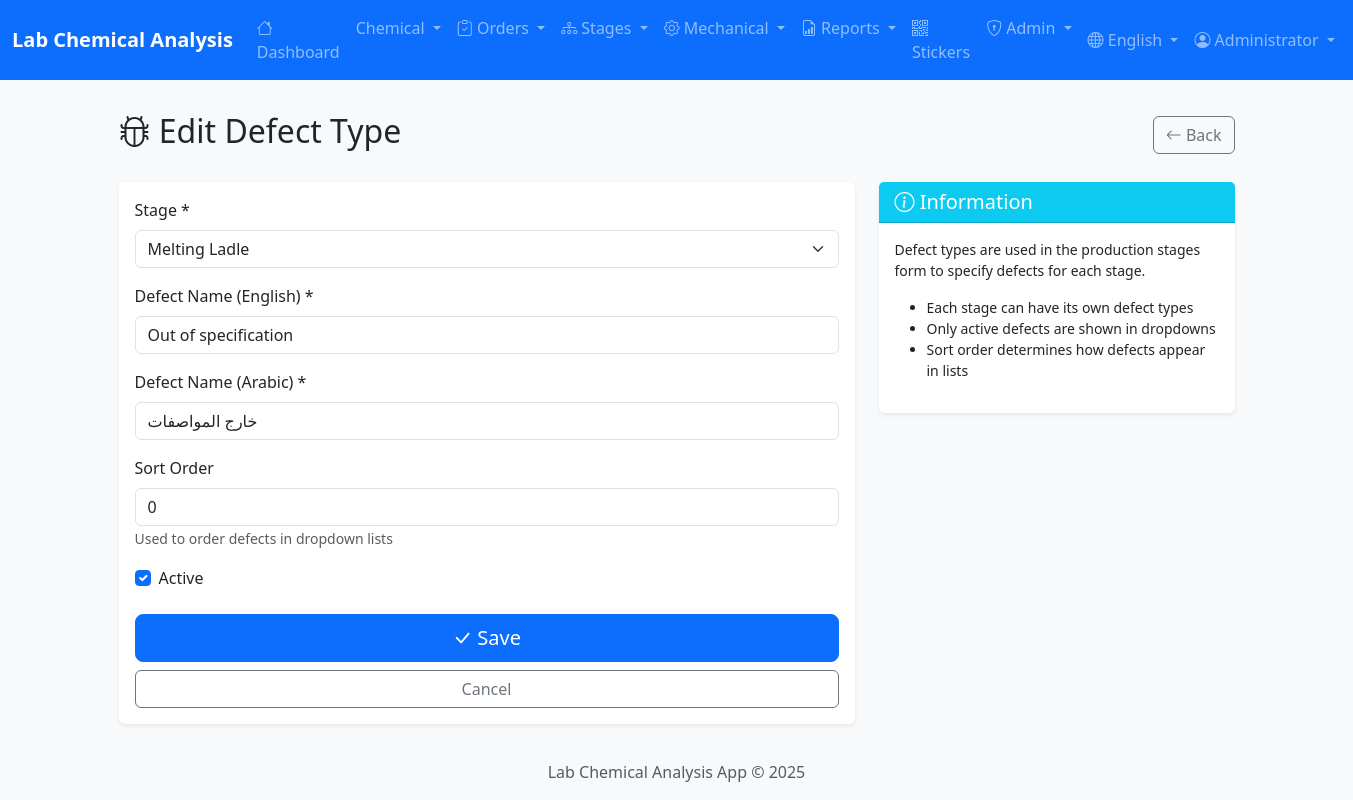
The page /admin/defect-types/1/edit (signed in) on the database its author committed.
### app/models/user.py (models this page shows, shortened)
class User(UserMixin, db.Model):
    __tablename__ = 'users'
    id = db.Column(db.Integer, primary_key=True)
    username = db.Column(db.String(50), unique=True, nullable=False, index=True)
    password_hash = db.Column(db.String(255), nullable=False)
    full_name = db.Column(db.String(100))
    full_name_ar = db.Column(db.String(100))  # Arabic name
    email = db.Column(db.String(120), unique=True)
    role = db.Column(db.String(20), nullable=False, default='viewer')
    department = db.Column(db.String(50))  # Lab, Production, QC
    is_active = db.Column(db.Boolean, default=True)
    last_login = db.Column(db.DateTime)
    created_at = db.Column(db.DateTime, default=datetime.utcnow)
    updated_at = db.Column(db.DateTime, default=datetime.utcnow, onupdate=datetime.utcnow)
    ROLE_ADMIN = 'admin'
    ROLE_SUPERVISOR = 'supervisor'
    ROLE_OPERATOR = 'operator'
    ROLE_VIEWER = 'viewer'
    ROLES = [ROLE_ADMIN, ROLE_SUPERVISOR, ROLE_OPERATOR, ROLE_VIEWER]
    DEPT_LAB = 'Lab'
    DEPT_PRODUCTION = 'Production'
    DEPT_QC = 'QC'
    DEPT_ADMIN = 'Admin'
    DEPARTMENTS = [DEPT_LAB, DEPT_PRODUCTION, DEPT_QC, DEPT_ADMIN]
    @property
    def is_admin(self):
        return self.role == self.ROLE_ADMIN

### app/models/stage_defect_type.py (models this page shows, shortened)
class StageDefectType(db.Model):
    __tablename__ = 'stage_defect_types'
    id = db.Column(db.Integer, primary_key=True)
    stage_name = db.Column(db.String(50), nullable=False, index=True)
    defect_name_en = db.Column(db.String(100), nullable=False)
    defect_name_ar = db.Column(db.String(100), nullable=False)
    is_active = db.Column(db.Boolean, default=True)
    sort_order = db.Column(db.Integer, default=0)
    created_at = db.Column(db.DateTime, default=datetime.utcnow)
    updated_at = db.Column(db.DateTime, default=datetime.utcnow, onupdate=datetime.utcnow)

### app/routes/admin.py (the view, shortened to what this page needs)
@admin_bp.route('/defect-types/<int:id>/edit', methods=['GET', 'POST'])
@login_required
@admin_required
def edit_defect_type(id):
    defect_type = StageDefectType.query.get_or_404(id)
    stages = Pipe.STAGES
    return render_template('admin/defect_type_form.html',
                          defect_type=defect_type,
                          stages=stages)

### app/__init__.py (called while the page is built)
def get_locale():
    locale = request.cookies.get('locale')
    if locale in ['ar', 'en']:
        return locale
    return request.accept_languages.best_match(['ar', 'en']) or 'en'

### app/routes/admin.py (called while the page is built)
def admin_required(f):
    @wraps(f)
    def decorated_function(*args, **kwargs):
        if not current_user.is_authenticated or not current_user.is_admin:
            flash('Access denied. Admin privileges required.', 'error')
            return redirect(url_for('main.index'))
        return f(*args, **kwargs)
    return decorated_function

### app/templates/admin/defect_type_form.html (shortened to what this page needs)
{% extends 'base.html' %}
{% block content %}
<div class="container">
    <div class="d-flex justify-content-between align-items-center mb-4">
        <h2>
            <i class="bi bi-bug"></i>
            {% if defect_type %}
                {{ 'تعديل نوع العيب' if session.get('lang') == 'ar' else 'Edit Defect Type' }}
            {% else %}
                {{ 'إضافة نوع عيب جديد' if session.get('lang') == 'ar' else 'Add New Defect Type' }}
            {% endif %}
        </h2>
        <a href="{{ url_for('admin.defect_types') }}" class="btn btn-outline-secondary">
            <i class="bi bi-arrow-left"></i>
            {{ 'رجوع' if session.get('lang') == 'ar' else 'Back' }}
        </a>
    </div>
    <div class="row">
        <div class="col-lg-8">
            <div class="card border-0 shadow-sm">
                <div class="card-body">
                    <form method="POST">
                        <div class="mb-3">
                            <label class="form-label">{{ 'المرحلة' if session.get('lang') == 'ar' else 'Stage' }} *</label>
                            <select name="stage_name" class="form-select" required>
                                {% for stage in stages %}
                                <option value="{{ stage }}" {{ 'selected' if defect_type and defect_type.stage_name == stage }}>
                                    {{ stage }}
                                </option>
                                {% endfor %}
                            </select>
                        </div>
                        <div class="mb-3">
                            <label class="form-label">{{ 'اسم العيب (إنجليزي)' if session.get('lang') == 'ar' else 'Defect Name (English)' }} *</label>
                            <input type="text" name="defect_name_en" class="form-control" required
                                   value="{{ defect_type.defect_name_en if defect_type else '' }}"
                                   placeholder="e.g., Out of specification">
                        </div>
                        <div class="mb-3">
                            <label class="form-label">{{ 'اسم العيب (عربي)' if session.get('lang') == 'ar' else 'Defect Name (Arabic)' }} *</label>
                            <input type="text" name="defect_name_ar" class="form-control" required
                                   value="{{ defect_type.defect_name_ar if defect_type else '' }}"
                                   placeholder="مثلاً: خارج المواصفات">
                        </div>
                        <div class="mb-3">
                            <label class="form-label">{{ 'الترتيب' if session.get('lang') == 'ar' else 'Sort Order' }}</label>
                            <input type="number" name="sort_order" class="form-control" min="0"
                                   value="{{ defect_type.sort_order if defect_type else '0' }}">
                            <small class="text-muted">{{ 'يستخدم لترتيب العيوب في القائمة المنسدلة' if session.get('lang') == 'ar' else 'Used to order defects in dropdown lists' }}</small>
                        </div>
                        <div class="form-check mb-4">
                            <input type="checkbox" name="is_active" class="form-check-input" id="is_active"
                                   {{ 'checked' if not defect_type or defect_type.is_active }}>
                            <label class="form-check-label" for="is_active">
                                {{ 'نشط' if session.get('lang') == 'ar' else 'Active' }}
                            </label>
                        </div>
                        <div class="d-grid gap-2">
                            <button type="submit" class="btn btn-primary btn-lg">
                                <i class="bi bi-check-lg"></i>
                                {{ 'حفظ' if session.get('lang') == 'ar' else 'Save' }}
                            </button>
                            <a href="{{ url_for('admin.defect_types') }}" class="btn btn-outline-secondary">
                                {{ 'إلغاء' if session.get('lang') == 'ar' else 'Cancel' }}
                            </a>
                        </div>
                    </form>
                </div>
            </div>
        </div>
        <div class="col-lg-4">
            <div class="card border-0 shadow-sm">
                <div class="card-header bg-info text-white">
                    <h5 class="mb-0">
                        <i class="bi bi-info-circle"></i>
                        {{ 'معلومات' if session.get('lang') == 'ar' else 'Information' }}
                    </h5>
                </div>
                <div class="card-body">
                    <p class="small">
                        {{ 'أنواع العيوب تُستخدم في نموذج مراحل الإنتاج لتحديد العيوب المحددة لكل مرحلة.' if session.get('lang') == 'ar' else 'Defect types are used in the production stages form to specify defects for each stage.' }}
                    </p>
                    <ul class="small">
                        <li>{{ 'كل مرحلة يمكن أن يكون لها أنواع عيوب خاصة بها' if session.get('lang') == 'ar' else 'Each stage can have its own defect types' }}</li>
                        <li>{{ 'يتم عرض العيوب النشطة فقط في القوائم المنسدلة' if session.get('lang') == 'ar' else 'Only active defects are shown in dropdowns' }}</li>
                        <li>{{ 'يحدد الترتيب كيفية ظهور العيوب في القائمة' if session.get('lang') == 'ar' else 'Sort order determines how defects appear in lists' }}</li>
                    </ul>
                </div>
            </div>
        </div>
    </div>
</div>
{% endblock %}

### app/templates/base.html (shortened to what this page needs)
<!DOCTYPE html>
<html lang="{{ current_locale }}" dir="{{ 'rtl' if current_locale == 'ar' else 'ltr' }}">
<head>
    {% if current_locale == 'ar' %}
    <link href="https://cdn.jsdelivr.net/npm/bootstrap@5.3.2/dist/css/bootstrap.rtl.min.css" rel="stylesheet">
    {% else %}
    <link href="https://cdn.jsdelivr.net/npm/bootstrap@5.3.2/dist/css/bootstrap.min.css" rel="stylesheet">
    {% endif %}
    <link rel="stylesheet" href="https://cdn.jsdelivr.net/npm/bootstrap-icons@1.11.2/font/bootstrap-icons.min.css">
    <link rel="stylesheet" href="{{ url_for('static', filename='css/style.css') }}">
</head>
<body>
    <nav class="navbar navbar-expand-lg navbar-dark bg-primary sticky-top">
        <div class="container-fluid">
            <a class="navbar-brand" href="{{ url_for('main.index') }}">
                {% if current_locale == 'ar' %}
                مختبر التحليل الكيميائي
                {% else %}
                Lab Chemical Analysis
                {% endif %}
            </a>
            <div class="collapse navbar-collapse" id="navbarNav">
                {% if current_user.is_authenticated %}
                <ul class="navbar-nav me-auto">
                    <li class="nav-item">
                        <a class="nav-link" href="{{ url_for('main.index') }}">
                            <i class="bi bi-house"></i>
                            {{ 'الرئيسية' if current_locale == 'ar' else 'Dashboard' }}
                        </a>
                    </li>
                    <li class="nav-item dropdown">
                        <a class="nav-link dropdown-toggle" href="#" data-bs-toggle="dropdown">
                            {{ 'التحليل الكيميائي' if current_locale == 'ar' else 'Chemical' }}
                        </a>
                    </li>
                    <li class="nav-item dropdown">
                        <a class="nav-link dropdown-toggle" href="#" data-bs-toggle="dropdown">
                            <i class="bi bi-clipboard-check"></i>
                            {{ 'أوامر الإنتاج' if current_locale == 'ar' else 'Orders' }}
                        </a>
                    </li>
                    <li class="nav-item dropdown">
                        <a class="nav-link dropdown-toggle" href="#" data-bs-toggle="dropdown">
                            <i class="bi bi-diagram-3"></i>
                            {{ 'مراحل الإنتاج' if current_locale == 'ar' else 'Stages' }}
                        </a>
                    </li>
                    <li class="nav-item dropdown">
                        <a class="nav-link dropdown-toggle" href="#" data-bs-toggle="dropdown">
                            <i class="bi bi-gear"></i>
                            {{ 'الاختبارات الميكانيكية' if current_locale == 'ar' else 'Mechanical' }}
                        </a>
                    </li>
                    <li class="nav-item dropdown">
                        <a class="nav-link dropdown-toggle" href="#" data-bs-toggle="dropdown">
                            <i class="bi bi-file-earmark-bar-graph"></i>
                            {{ 'التقارير' if current_locale == 'ar' else 'Reports' }}
                        </a>
                    </li>
                    <li class="nav-item">
                        <a class="nav-link" href="{{ url_for('stickers.index') }}">
                            <i class="bi bi-qr-code"></i>
                            {{ 'الملصقات' if current_locale == 'ar' else 'Stickers' }}
                        </a>
                    </li>
                    {% if current_user.is_admin %}
                    <li class="nav-item dropdown">
                        <a class="nav-link dropdown-toggle" href="#" data-bs-toggle="dropdown">
                            <i class="bi bi-shield-lock"></i>
                            {{ 'الإدارة' if current_locale == 'ar' else 'Admin' }}
                        </a>
                    </li>
                    {% endif %}
                </ul>
                <ul class="navbar-nav">
                    <li class="nav-item dropdown">
                        <a class="nav-link dropdown-toggle" href="#" data-bs-toggle="dropdown">
                            <i class="bi bi-globe"></i>
                            {{ 'العربية' if current_locale == 'ar' else 'English' }}
                        </a>
                    </li>
                    <li class="nav-item dropdown">
                        <a class="nav-link dropdown-toggle" href="#" data-bs-toggle="dropdown">
                            <i class="bi bi-person-circle"></i>
                            {{ current_user.full_name or current_user.username }}
                        </a>
                    </li>
                </ul>
                {% endif %}
            </div>
        </div>
    </nav>
    <main class="container-fluid py-3">
        {% block content %}{% endblock %}
    </main>
    <footer class="footer mt-auto py-3 bg-light">
        <div class="container text-center">
            <span class="text-muted">
                {{ 'مختبر التحليل الكيميائي' if current_locale == 'ar' else 'Lab Chemical Analysis App' }}
                &copy; 2025
            </span>
        </div>
    </footer>
</body>
</html>

### app/static/css/style.css (style rules this page uses)
body { background-color: #f8f9fa; min-height: 100vh; display: flex; flex-direction: column; }
main { flex: 1; }
.card { transition: box-shadow 0.2s ease-in-out; }
.navbar-brand { font-weight: 600; }
footer { margin-top: auto; }

### rows shown on the page
User: full_name "Administrator"
StageDefectType: defect_name_en "Out of specification", defect_name_ar "خارج المواصفات", sort_order "0"

### other values the page prints
{{ 'الرئيسية' if current_locale == 'ar' else 'Dashboard' }} "Dashboard"
{{ 'التحليل الكيميائي' if current_locale == 'ar' else 'Chemical' }} "Chemical"
{{ 'أوامر الإنتاج' if current_locale == 'ar' else 'Orders' }} "Orders"
{{ 'مراحل الإنتاج' if current_locale == 'ar' else 'Stages' }} "Stages"
{{ 'الاختبارات الميكانيكية' if current_locale == 'ar' else 'Mechanical' }} "Mechanical"
{{ 'التقارير' if current_locale == 'ar' else 'Reports' }} "Reports"
{{ 'الملصقات' if current_locale == 'ar' else 'Stickers' }} "Stickers"
{{ 'الإدارة' if current_locale == 'ar' else 'Admin' }} "Admin"
{{ 'العربية' if current_locale == 'ar' else 'English' }} "English"
{{ 'رجوع' if session.get('lang') == 'ar' else 'Back' }} "Back"
{{ 'المرحلة' if session.get('lang') == 'ar' else 'Stage' }} "Stage"
{{ 'الترتيب' if session.get('lang') == 'ar' else 'Sort Order' }} "Sort Order"
{{ 'نشط' if session.get('lang') == 'ar' else 'Active' }} "Active"
{{ 'حفظ' if session.get('lang') == 'ar' else 'Save' }} "Save"
{{ 'إلغاء' if session.get('lang') == 'ar' else 'Cancel' }} "Cancel"
